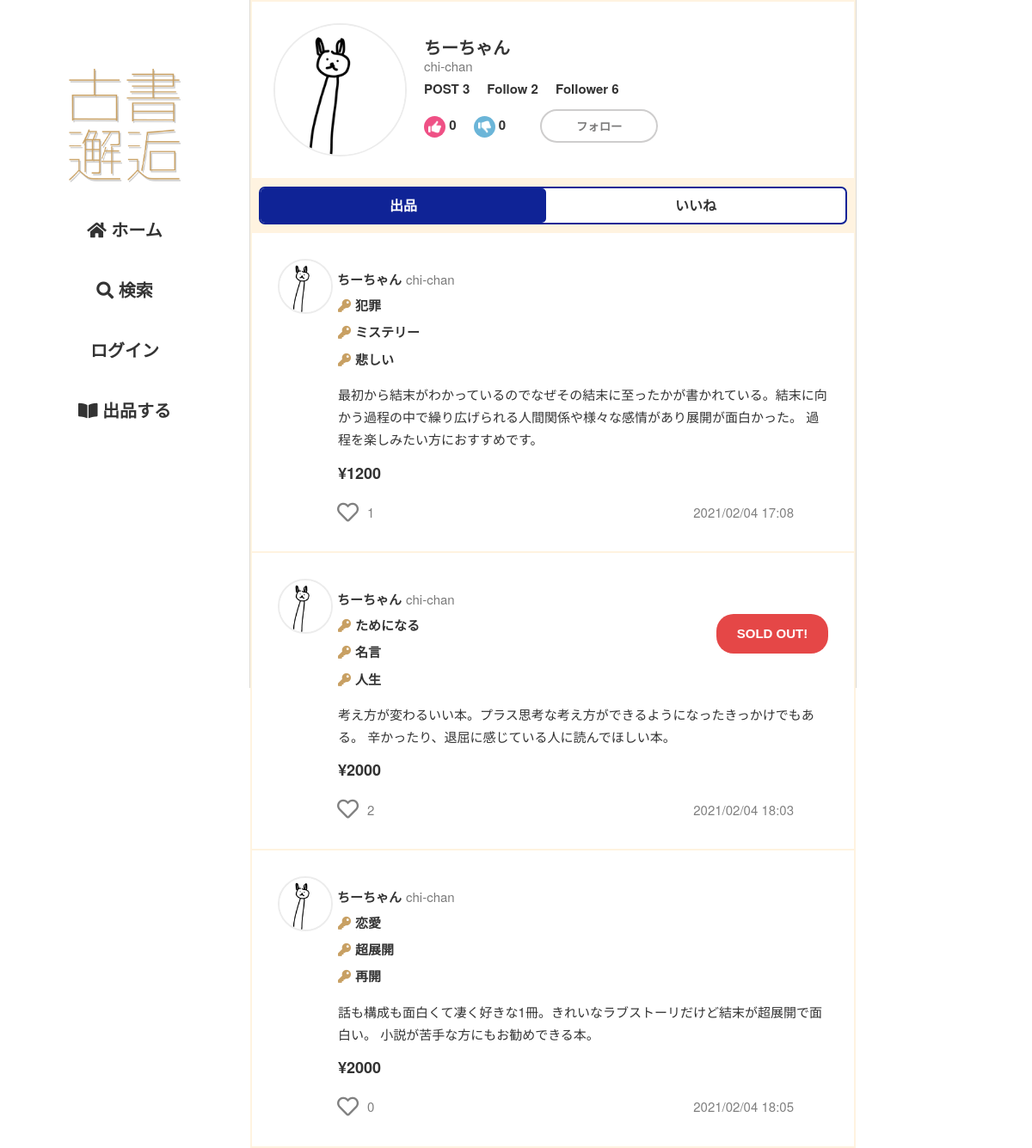
The page /user/userdata/chi-chan on the database its author committed.
### flmapp/models/user.py (models this page shows, shortened)
class User(UserMixin, db.Model):
    __tablename__ = 'User'
    __table_args__ = (CheckConstraint('update_at >= create_at'),)
    User_id = db.Column(db.Integer, primary_key=True)
    user_code = db.Column(db.String(64), unique=True, index=True, nullable=False)
    username = db.Column(db.String(64), index=True, nullable=False)
    email = db.Column(db.String(64), unique=True, index=True, nullable=False)
    password_hash = db.Column(db.String(128), nullable=False)
    picture_path = db.Column(db.Text, default='default.jpeg', nullable=False)
    prof_comment = db.Column(db.Text)
    default_ShippingAddress_id = db.Column(db.Integer, db.ForeignKey('ShippingAddress.ShippingAddress_id'))
    default_pay_way = db.Column(db.Integer, default=1, nullable=False)
    default_Credit_id = db.Column(db.Integer, db.ForeignKey('Credit.Credit_id'))
    is_active = db.Column(db.Boolean, default=True, nullable=True)
    create_at = db.Column(db.DateTime, default=datetime.now, nullable=False)
    update_at = db.Column(db.DateTime, default=datetime.now, nullable=False)
    @property
    def password(self):
        raise AttributeError('パスワードは読み取り可能な属性ではありません。')
    @classmethod
    def select_user_by_user_code(cls, user_code):
        return cls.query.filter_by(user_code=user_code).first()

### flmapp/models/trade.py (models this page shows, shortened)
class Sell(db.Model):
    __tablename__ = 'Sell'
    __table_args__ = (CheckConstraint('update_at >= create_at'),)
    Sell_id = db.Column(db.Integer, primary_key=True)
    User_id = db.Column(db.Integer, db.ForeignKey('User.User_id'), nullable=False)
    sell_title = db.Column(db.String(255), nullable=False)
    key1 = db.Column(db.String(255), nullable=False)
    key2 = db.Column(db.String(255), nullable=False)
    key3 = db.Column(db.String(255), nullable=False)
    sell_comment = db.Column(db.Text, nullable=False)
    price = db.Column(db.Integer, nullable=False)
    item_picture_path = db.Column(db.Text, default='default.png', nullable=False)
    genre = db.Column(EnumType(enum_class=Genre), nullable=False)
    item_state = db.Column(EnumType(enum_class=Item_state), nullable=False)
    postage = db.Column(EnumType(enum_class=Postage), nullable=False)
    send_way = db.Column(EnumType(enum_class=Send_way), nullable=False)
    consignor = db.Column(db.String(64), nullable=False)
    schedule = db.Column(EnumType(enum_class=Schedule), nullable=False)
    remarks = db.Column(db.Text)
    deal_status = db.Column(EnumType(enum_class=Deal_status),default=Deal_status(1), nullable=False)
    sell_flg = db.Column(db.Boolean,default=True, nullable=False)
    is_active = db.Column(db.Boolean,default=True, nullable=False)
    has_sent = db.Column(db.Boolean,default=False, nullable=False)
    has_got = db.Column(db.Boolean,default=False, nullable=False)
    create_at = db.Column(db.DateTime,default=datetime.now, nullable=False)
    update_at = db.Column(db.DateTime,default=datetime.now, nullable=False)
    user = db.relationship('User', backref='sell', lazy='joined', uselist=False)
    @classmethod
    def select_sell_by_user_id(cls, User_id):
        return cls.query.filter(cls.User_id==User_id).all()

### flmapp/views/user.py (the view)
@bp.route('/userdata/<string:user_code>', methods=['GET', 'POST'])
def userdata(user_code):
    user = User.select_user_by_user_code(user_code)
    if user is None:
        return redirect(url_for('route.home'))
    followed = UserConnect.followed_exists(user.User_id)
    follows = UserConnect.select_follows_by_user_id(user.User_id)
    good_ratings_count,bad_ratings_count = Rating.select_rate_by_user_id(user.User_id)
    items = Sell.select_sell_by_user_id(user.User_id)
    liked_list = []
    for item in items:
        liked = Likes.liked_exists(item.Sell_id)
        if liked:
            liked_list.append(item.Sell_id)
    return render_template(
        'user/userdata.html', user=user, followed=followed, follows_count=len(follows),
        good_ratings_count=good_ratings_count, bad_ratings_count=bad_ratings_count,
        items=items, liked_list=liked_list, post_c=len(items)
    )

### flmapp/templates/user/userdata.html (shortened to what this page needs)
{% extends "base02.html" %}
{%block head %}
<link rel="stylesheet" href="{{ url_for('static', filename='css/user/userdata.css')}}">
<link rel="stylesheet" href="{{ url_for('static', filename='css/follow.css')}}">
{% endblock%}
{% block content %}
<div class="u-header">
    <div>
        <img class="u-icon" src="{{url_for('static', filename='user_image/' + user.picture_path)}}">
    </div>
    <div class="h-box">
        <p class="u-name">{{ user.username }}</p>
        <p class="u-code">{{ user.user_code }}</p>
        <div class="h-area-01">
            <p>POST {{ post_c }}</p>
            <p>Follow {{ follows_count }}</p>
            <p>
                Follower
                <span id="{{ user.User_id }}-count" class="count">
                    {{ followers_count(user.User_id) }}
                </span>
            </p>
        </div>
        <div class="h-area-02">
            <p>
                {{ good_ratings_count }}
            </p>
            <p>
                {{ bad_ratings_count }}
            </p>
            {% if user.User_id != current_user.User_id %}
                {% include "follow.html" %}
            {% endif %}
        </div>
    </div>
</div>
<div class="user-i-tab">
    <a id="sell-tab" href="{{url_for('user.userdata', user_code=user.user_code)}}">出品</a>
    <a id="likes-tab" href="{{url_for('user.userdata_likes', user_code=user.user_code)}}">いいね</a>
</div>
{% for item in items %}
    <article class="item-wrap">
        <a href="{{url_for('item.itemdata', item_id=item.Sell_id)}}">
            <object><a class="u-box" href="{{url_for('user.userdata', user_code=item.user.user_code)}}">
                <img class="u-icon" src="{{url_for('static', filename='user_image/' + item.user.picture_path)}}">
                <p class="u-name">{{ item.user.username }}</p>
                <p class="u-code">{{ item.user.user_code }}</p>
            </a></object>
            <div class="i-content-area">
                <div class="k-s-box">
                    <div class="i-key">
                        <p><i class="fas fa-key"></i>{{ item.key1 }}</p>
                        <p><i class="fas fa-key"></i>{{ item.key2 }}</p>
                        <p><i class="fas fa-key"></i>{{ item.key3 }}</p>
                    </div>
                    {% if item.deal_status.value == 2 or item.deal_status.value == 3 %}
                        <div class="sold">
                            <p>SOLD OUT!</p>
                        </div>
                    {% endif %}
                </div>
                <div class="i-comm"><p>{{ item.sell_comment }}</p></div>
            </div>
            <p><span class="i-price">¥{{ item.price }}</span></p>
            <div class="i-fotter">
                {% include "like.html" %}
                <p>{{ item.create_at.strftime('%Y/%m/%d %H:%M') }}</p>
            </div>
        </a>
    </article>
{% endfor %}
{% endblock %}

### flmapp/templates/base02.html (shortened to what this page needs)
<!DOCTYPE html>
<html lang="ja">
    <head>
        <link rel="stylesheet" href="https://use.fontawesome.com/releases/v5.15.1/css/all.css">
        <link rel="stylesheet" type="text/css" href="{{ url_for('static', filename='css/sanitize.css')}}">
        <link rel="stylesheet" type="text/css" href="{{ url_for('static', filename='css/global.css')}}">
        <link rel="stylesheet" type="text/css" href="{{ url_for('static', filename='css/kosho-flame.css')}}">
        <link rel="stylesheet" type="text/css" href="{{ url_for('static', filename='css/common2.css')}}">
        <link rel="stylesheet" href="{{ url_for('static', filename='css/login_required_modal.css')}}">
        <link rel="stylesheet" href="{{ url_for('static', filename='css/like.css')}}">
        <link rel="stylesheet" href="{{ url_for('static', filename='css/item.css')}}">
        {%block head %}{% endblock%}
    </head>
    <body>
        <div class="wrap">
            <header>
                <div class="h-wrap">
                    <h1><img src="{{ url_for('static', filename='images/logo.png')}}" alt="ロゴ"></h1>
                    <nav>
                        <ul>
                            <li><a id="home" href="{{url_for('route.home')}}">
                                <i class="fas fa-home"></i>
                                ホーム
                            </a></li>
                            <li><a href="{{url_for('search.search')}}">
                                <i class="fas fa-search"></i>
                                検索
                            </a></li>
                            {% if current_user.is_authenticated %}
                                <li>
                                    <input type="checkbox" id="check1" class="accordion-hidden">
                                    <label for="check1" class="accordion-open">
                                        <img class="u-icon" src="{{url_for('static', filename='user_image/' + current_user.picture_path)}}">
                                        マイページ
                                        <i class="fas fa-caret-down"></i>
                                    </label>
                                    <label for="check1" class="accordion-close">
                                        <a id="mypage-top" class="mp-a" href="{{url_for('mypage.mypagetop')}}">
                                            マイページトップ
                                        </a><br>
                                        <a class="mp-a" href="{{url_for('mypage.profile')}}">
                                            プロフィール情報
                                        </a><br>
                                        <a class="mp-a" href="{{url_for('mypage.identification')}}">
                                            本人情報
                                        </a><br>
                                        <a class="mp-a" href="{{url_for('mypage.shippingaddress')}}">
                                            配送先住所
                                        </a><br>
                                        <a class="mp-a" href="{{url_for('mypage.pay_way')}}">
                                            支払い方法
                                        </a><br>
                                        <a class="mp-a" href="{{url_for('mypage.mail_password')}}">
                                            メール・パスワード
                                        </a><br>
                                        <a class="mp-a" href="{{url_for('history.sell_on_display')}}">
                                            出品履歴
                                        </a><br>
                                        <a class="mp-a" href="{{url_for('history.buy_in_progress')}}">
                                            購入履歴
                                        </a><br>
                                        <a class="mp-a" href="{{url_for('mypage.logout')}}">
                                            ログアウト
                                        </a>
                                    </label>
                                </li>
                            {% else %}
                                <li><a href="{{url_for('auth.login')}}">
                                    ログイン
                                </a></li>
                            {% endif %}
                            <li><a href="{{url_for('sell.sell')}}">
                                <i class="fas fa-book-open"></i>
                                出品する
                            </a></li>
                        </ul>
                    </nav>
                </div>
            </header>
            <div class="container">
                {% block content %}
                {% endblock %}
            </div>
            <div class="r-content">
            </div>
        </div>
    </body>
</html>

### flmapp/templates/follow.html (shortened to what this page needs)
<div class="follow-wrap">
    <form method="POST" action="{{url_for('ajax.follow_ajax')}}">
        {% if followed %}
            <button id="follow" name="{{ user.User_id }}" class="follow-btn">フォロー中</button>
        {% else %}
            <button id="follow" name="{{ user.User_id }}" class="unfollow-btn">フォロー</button>
        {% endif %}
    </form>
</div>

### flmapp/templates/like.html (shortened to what this page needs)
<div class="like-wrap">
    <form method="POST" action="{{url_for('ajax.like_ajax')}}">
        {% if item.Sell_id in liked_list %}
            <button id="like" name="{{ item.Sell_id }}"><i class="fas fa-lg fa-heart like-btn"></i></button>
        {% else %}
            <button id="like" name="{{ item.Sell_id }}"><i class="far fa-lg fa-heart unlike-btn"></i></button>
        {% endif %}
    </form>
    <p name="{{ item.Sell_id }}-count" class="count">{{ likes_count(item.Sell_id) }}</p>
</div>

### rows shown on the page
User: picture_path (picture), username "ちーちゃん", user_code "chi-chan"
Sell: picture_path (picture), user.username "ちーちゃん", user.user_code "chi-chan", key1 "犯罪", key2 "ミステリー", key3 "悲しい", sell_comment "最初から結末がわかっているのでなぜその結末に至ったかが書かれている。結末に向かう過程の中で繰り広げられる人間関係や様々な感情があり展開が面白かった。 過程を楽しみたい方におすすめです。", price "1200", likes_count "1", create_at "2021/02/04 17:08"
Sell: picture_path (picture), user.username "ちーちゃん", user.user_code "chi-chan", key1 "ためになる", key2 "名言", key3 "人生", deal_status "SOLD OUT!", sell_comment "考え方が変わるいい本。プラス思考な考え方ができるようになったきっかけでもある。 辛かったり、退屈に感じている人に読んでほしい本。", price "2000", likes_count "2", create_at "2021/02/04 18:03"
Sell: picture_path (picture), user.username "ちーちゃん", user.user_code "chi-chan", key1 "恋愛", key2 "超展開", key3 "再開", sell_comment "話も構成も面白くて凄く好きな1冊。きれいなラブストーリだけど結末が超展開で面白い。 小説が苦手な方にもお勧めできる本。", price "2000", likes_count "0", create_at "2021/02/04 18:05"

### other values the page prints
{{ post_c }} "3"
{{ follows_count }} "2"
{{ followers_count(user.User_id) }} "6"
{{ good_ratings_count }} "0"
{{ bad_ratings_count }} "0"
